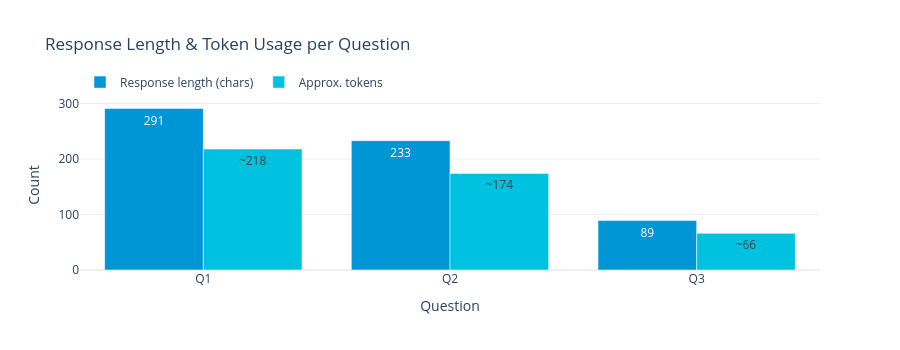

Notebook source saved alongside this figure:
### Markdown cell above
## 5c. Response Analysis

Measure and compare how much the LLM writes back for different questions.
Longer responses suggest broader coverage; very short responses may indicate "Not covered in this section" answers from the chunk-level pass.

### Code cell
import plotly.graph_objects as go

# Re-run the same questions used in the demo above, collecting response metadata
analysis_questions = [
    "What are the main themes and key issues discussed in this document?",
    "What specific recommendations or action items are mentioned?",
    "What sentiment (positive/negative/neutral) does this document express overall?",
]

response_lengths   = []
approx_tokens      = []

for q in analysis_questions:
    res = model.predict(pd.DataFrame([{"question": q, "input_text": sample_text}]))
    answer = res["answer"].iloc[0]
    response_lengths.append(len(answer))
    # Rough token estimate: ~0.75 tokens per character for English prose
    approx_tokens.append(int(len(answer) * 0.75))

short_labels = [f"Q{i + 1}" for i in range(len(analysis_questions))]

fig = go.Figure()
fig.add_trace(go.Bar(
    name="Response length (chars)",
    x=short_labels,
    y=response_lengths,
    marker_color="#0096d6",
    text=[f"{v:,}" for v in response_lengths],
    textposition="auto",
))
fig.add_trace(go.Bar(
    name="Approx. tokens",
    x=short_labels,
    y=approx_tokens,
    marker_color="#00c2e0",
    text=[f"~{v}" for v in approx_tokens],
    textposition="auto",
))
fig.update_layout(
    title="Response Length & Token Usage per Question",
    xaxis_title="Question",
    yaxis_title="Count",
    barmode="group",
    template="plotly_white",
    legend=dict(orientation="h", yanchor="bottom", y=1.02),
    height=350,
)
fig.show()

# Token usage summary
print("Token Usage Overview")
print("─" * 50)
for i, (q, chars, toks) in enumerate(zip(analysis_questions, response_lengths, approx_tokens), 1):
    print(f"  Q{i}: {q[:60]}...")
    print(f"       {chars:,} chars  |  ~{toks} tokens")
print(f"\n  Total output : {sum(response_lengths):,} chars  |  ~{sum(approx_tokens)} tokens")

### Figure 1 — Plotly figure (JSON) as saved in the notebook; plotly's stock layout.template omitted (floating-point values rounded to 4 significant figures)
{"data": [{"marker": {"color": "#0096d6"}, "name": "Response length (chars)", "text": ["291", "233", "89"], "textposition": "auto", "type": "bar", "x": ["Q1", "Q2", "Q3"], "y": [291, 233, 89]}, {"marker": {"color": "#00c2e0"}, "name": "Approx. tokens", "text": ["~218", "~174", "~66"], "textposition": "auto", "type": "bar", "x": ["Q1", "Q2", "Q3"], "y": [218, 174, 66]}], "layout": {"barmode": "group", "height": 350, "legend": {"orientation": "h", "y": 1.02, "yanchor": "bottom"}, "title": {"text": "Response Length & Token Usage per Question"}, "xaxis": {"title": {"text": "Question"}}, "yaxis": {"title": {"text": "Count"}}}}
